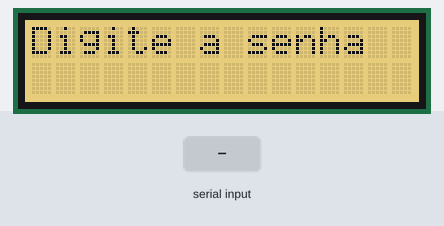
This sketch was run on a simulated Arduino Uno, built with avr-gcc and run on an emulated ATmega328P. Parts: 16×2 character LCD. Inputs (shaded band) come from the test bench.

Above: at 2.2 s.
2.3 s: "1" received over Serial
At 3.4 s:
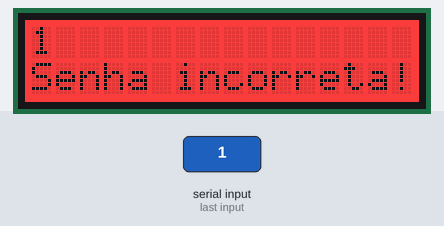
5.3 s: "0" received over Serial
At 6.9 s:
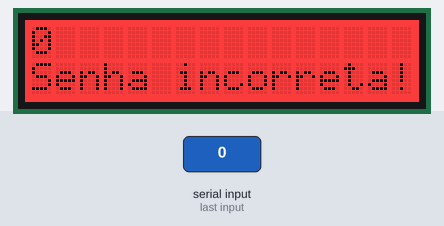
8.3 s: "2" received over Serial
At 11.8 s:
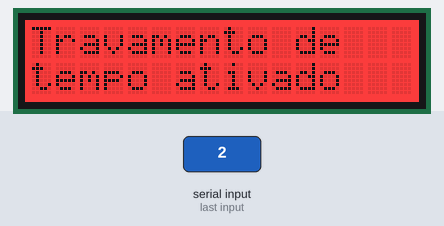
Timing chart, 0 to 13.3 s (numbered marks = the images above; inputs shaded):
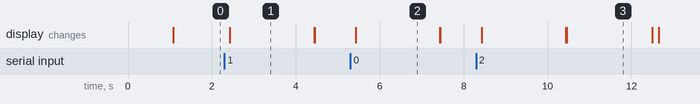

The sketch:

sistema_de_senha.ino
```cpp
#include <Wire.h>
#include "rgb_lcd.h"

#define TAM_VEC_SENHAS 2
#define ENCONTROU 1
#define NAO_ENCONTROU 0
#define MAX_CONTADOR 3
#define TEMPO 120 * 1000

rgb_lcd lcd;

int colorR = 228; //228,192,85
int colorG = 192;
int colorB = 85;

String senha_leo = "123456";
String senha_marcelo = "199419";

String senhas[TAM_VEC_SENHAS];

int contador_erros = 0;

void setup()
{

    Serial.begin(9600);
    // set up the LCD's number of columns and rows:
    lcd.begin(16, 2);

    lcd.setRGB(colorR, colorG, colorB);

    delay(1000);

    senhas[0] = senha_leo;
    senhas[1] = senha_marcelo;
}

int testa_senha(String senha) { //varre o vetor de senhas checando se ela esta certa - Mudar par aaplicar criptografia
  int encontrou = 0, i;

  for(i = 0; i < TAM_VEC_SENHAS && !encontrou; i++) {
    if(senhas[i] == senha) {
      encontrou = 1;
    }
  }

  return encontrou;
}

void loop()
{
  String string = "";
  char letra;
  int tempo_inicial;

  int tempo = TEMPO * (contador_erros/3 + 1);

  //tone(5, 440);

  if(contador_erros >= MAX_CONTADOR) { //se a pessoa errou determinadas vezes, bloqueia
    lcd.clear();
    lcd.print("Travamento de");
    lcd.setCursor(0,1);
    lcd.print("tempo ativado");
    delay(2000);

    lcd.clear();
    lcd.print("Tempo restante:");
    tempo_inicial = millis();

    while(millis() - tempo_inicial < tempo) {
      lcd.setCursor(0,0);
      lcd.print("Tempo restante:");
      lcd.setCursor(0,1);
      lcd.print((tempo - millis() + tempo_inicial)/1000);
      lcd.print("   ");
    }
    contador_erros = 0;

  }

  lcd.setCursor(0,0);
  lcd.print("Digite a senha");
  lcd.setRGB(228, 192, 85);//228,192,85
 // when characters arrive over the serial port...
  if (Serial.available())
  {
    // wait a bit for the entire message to arrive
    delay(100);
    // clear the screen
    lcd.clear();
    // read all the available characters
    while (Serial.available() > 0)
    {
      letra = Serial.read();
     // display each character to the LCD
     lcd.write(letra);

     string += letra;

    }
    lcd.setCursor(0,1);


    if(testa_senha(string)) {      //se a pessoa acertou a senha
      colorR = 0;
      colorG = 0;
      colorB = 255;
      lcd.print("Senha correta!");
      contador_erros = 0;
      lcd.setRGB(colorR, colorG, colorB);
      delay(2000);
      lcd.clear();
     }
    else { //se a pessoa errou a senha
      colorR = 255;
      colorG = 0;
      colorB = 0;
      lcd.print("Senha incorreta!");
      contador_erros++;
      lcd.setRGB(colorR, colorG, colorB);
      delay(2000);
      lcd.clear();
    }


  }
}
```

Measured:
- after the input at 2.3 s, the display: changes after 0.13 s (image 1)
- after the input at 5.3 s, the display: changes after 0.13 s (image 2)
- after the input at 8.3 s, the display: first changes after 0.13 s (image 3 shows a later state)
- what the display in image 1 shows lasts 2.0 s, from 2.4 s to 4.4 s
